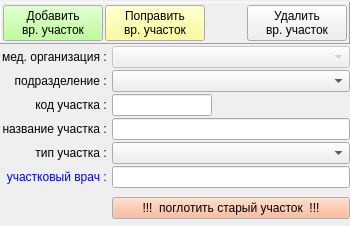
                     <widget class="QFrame" name="pan_attr_medsites">
                      <property name="minimumSize">
                       <size>
                        <width>320</width>
                        <height>0</height>
                       </size>
                      </property>
                      <property name="font">
                       <font>
                        <weight>50</weight>
                        <bold>false</bold>
                       </font>
                      </property>
                      <layout class="QFormLayout" name="formLayout_3">
                       <property name="fieldGrowthPolicy">
                        <enum>QFormLayout::AllNonFixedFieldsGrow</enum>
                       </property>
                       <property name="horizontalSpacing">
                        <number>2</number>
                       </property>
                       <property name="verticalSpacing">
                        <number>2</number>
                       </property>
                       <property name="leftMargin">
                        <number>0</number>
                       </property>
                       <property name="topMargin">
                        <number>2</number>
                       </property>
                       <property name="rightMargin">
                        <number>0</number>
                       </property>
                       <property name="bottomMargin">
                        <number>0</number>
                       </property>
                       <item row="1" column="0">
                        <widget class="QLabel" name="lab_is_head_7">
                         <property name="minimumSize">
                          <size>
                           <width>110</width>
                           <height>0</height>
                          </size>
                         </property>
                         <property name="maximumSize">
                          <size>
                           <width>110</width>
                           <height>16777215</height>
                          </size>
                         </property>
                         <property name="font">
                          <font>
                           <weight>50</weight>
                           <bold>false</bold>
                          </font>
                         </property>
                         <property name="text">
                          <string>мед. организация : </string>
                         </property>
                         <property name="alignment">
                          <set>Qt::AlignRight|Qt::AlignTrailing|Qt::AlignVCenter</set>
                         </property>
                        </widget>
                       </item>
                       <item row="1" column="1">
                        <widget class="QComboBox" name="combo_medsite_mo">
                         <property name="enabled">
                          <bool>false</bool>
                         </property>
                         <property name="font">
                          <font>
                           <weight>50</weight>
                           <bold>false</bold>
                          </font>
                         </property>
                         <property name="maxVisibleItems">
                          <number>50</number>
                         </property>
                        </widget>
                       </item>
                       <item row="2" column="0">
                        <widget class="QLabel" name="lab_is_head_5">
                         <property name="minimumSize">
                          <size>
                           <width>110</width>
                           <height>0</height>
                          </size>
                         </property>
                         <property name="maximumSize">
                          <size>
                           <width>110</width>
                           <height>16777215</height>
                          </size>
                         </property>
                         <property name="font">
                          <font>
                           <weight>50</weight>
                           <bold>false</bold>
                          </font>
                         </property>
                         <property name="text">
                          <string>подразделение : </string>
                         </property>
                         <property name="alignment">
                          <set>Qt::AlignRight|Qt::AlignTrailing|Qt::AlignVCenter</set>
                         </property>
                        </widget>
                       </item>
                       <item row="2" column="1">
                        <widget class="QComboBox" name="combo_medsite_mp">
                         <property name="enabled">
                          <bool>true</bool>
                         </property>
                         <property name="font">
                          <font>
                           <weight>50</weight>
                           <bold>false</bold>
                          </font>
                         </property>
                         <property name="maxVisibleItems">
                          <number>50</number>
                         </property>
                        </widget>
                       </item>
                       <item row="3" column="0">
                        <widget class="QLabel" name="label_34">
                         <property name="minimumSize">
                          <size>
                           <width>110</width>
                           <height>0</height>
                          </size>
                         </property>
                         <property name="maximumSize">
                          <size>
                           <width>110</width>
                           <height>16777215</height>
                          </size>
                         </property>
                         <property name="font">
                          <font>
                           <weight>50</weight>
                           <bold>false</bold>
                          </font>
                         </property>
                         <property name="text">
                          <string>код участка : </string>
                         </property>
                         <property name="alignment">
                          <set>Qt::AlignRight|Qt::AlignTrailing|Qt::AlignVCenter</set>
                         </property>
                        </widget>
                       </item>
                       <item row="3" column="1">
                        <widget class="QLineEdit" name="ln_medsite_code">
                         <property name="minimumSize">
                          <size>
                           <width>100</width>
                           <height>0</height>
                          </size>
                         </property>
                         <property name="maximumSize">
                          <size>
                           <width>100</width>
                           <height>16777215</height>
                          </size>
                         </property>
                         <property name="font">
                          <font>
                           <weight>50</weight>
                           <bold>false</bold>
                          </font>
                         </property>
                        </widget>
                       </item>
                       <item row="0" column="0" colspan="2">
                        <widget class="QFrame" name="pan_dn_medsites">
                         <property name="frameShape">
                          <enum>QFrame::Panel</enum>
                         </property>
                         <property name="frameShadow">
                          <enum>QFrame::Raised</enum>
                         </property>
                         <layout class="QHBoxLayout" name="horizontalLayout_11">
                          <property name="spacing">
                           <number>2</number>
                          </property>
                          <property name="leftMargin">
                           <number>2</number>
                          </property>
                          <property name="topMargin">
                           <number>2</number>
                          </property>
                          <property name="rightMargin">
                           <number>2</number>
                          </property>
                          <property name="bottomMargin">
                           <number>2</number>
                          </property>
                          <item>
                           <widget class="QPushButton" name="bn_add_medsite">
                            <property name="minimumSize">
                             <size>
                              <width>100</width>
                              <height>0</height>
                             </size>
                            </property>
                            <property name="palette">
                             <palette>
                              <active>
                               <colorrole role="Button">
                                <brush brushstyle="SolidPattern">
                                 <color alpha="255">
                                  <red>170</red>
                                  <green>255</green>
                                  <blue>127</blue>
                                 </color>
                                </brush>
                               </colorrole>
                              </active>
                              <inactive>
                               <colorrole role="Button">
                                <brush brushstyle="SolidPattern">
                                 <color alpha="255">
                                  <red>170</red>
                                  <green>255</green>
                                  <blue>127</blue>
                                 </color>
                                </brush>
                               </colorrole>
                              </inactive>
                              <disabled>
                               <colorrole role="Button">
                                <brush brushstyle="SolidPattern">
                                 <color alpha="255">
                                  <red>170</red>
                                  <green>255</green>
                                  <blue>127</blue>
                                 </color>
                                </brush>
                               </colorrole>
                              </disabled>
                             </palette>
                            </property>
                            <property name="font">
                             <font>
                              <weight>50</weight>
                              <bold>false</bold>
                             </font>
                            </property>
                            <property name="text">
                             <string>Добавить
 вр. участок </string>
                            </property>
                           </widget>
                          </item>
                          <item>
                           <widget class="QPushButton" name="bn_edit_medsite">
                            <property name="minimumSize">
                             <size>
                              <width>100</width>
                              <height>0</height>
                             </size>
                            </property>
                            <property name="palette">
                             <palette>
                              <active>
                               <colorrole role="Button">
                                <brush brushstyle="SolidPattern">
                                 <color alpha="255">
                                  <red>255</red>
                                  <green>255</green>
                                  <blue>127</blue>
                                 </color>
                                </brush>
                               </colorrole>
                              </active>
                              <inactive>
                               <colorrole role="Button">
                                <brush brushstyle="SolidPattern">
                                 <color alpha="255">
                                  <red>255</red>
                                  <green>255</green>
                                  <blue>127</blue>
                                 </color>
                                </brush>
                               </colorrole>
                              </inactive>
                              <disabled>
                               <colorrole role="Button">
                                <brush brushstyle="SolidPattern">
                                 <color alpha="255">
                                  <red>255</red>
                                  <green>255</green>
                                  <blue>127</blue>
                                 </color>
                                </brush>
                               </colorrole>
                              </disabled>
                             </palette>
                            </property>
                            <property name="font">
                             <font>
                              <weight>50</weight>
                              <bold>false</bold>
                             </font>
                            </property>
                            <property name="text">
                             <string>Поправить
 вр. участок </string>
                            </property>
                           </widget>
                          </item>
                          <item>
                           <spacer name="horizontalSpacer_9">
                            <property name="orientation">
                             <enum>Qt::Horizontal</enum>
                            </property>
                            <property name="sizeHint" stdset="0">
                             <size>
                              <width>40</width>
                              <height>20</height>
                             </size>
                            </property>
                           </spacer>
                          </item>
                          <item>
                           <widget class="QPushButton" name="bn_delete_medsite">
                            <property name="minimumSize">
                             <size>
                              <width>100</width>
                              <height>0</height>
                             </size>
                            </property>
                            <property name="font">
                             <font>
                              <weight>50</weight>
                              <bold>false</bold>
                             </font>
                            </property>
                            <property name="text">
                             <string>Удалить
 вр. участок </string>
                            </property>
                           </widget>
                          </item>
                         </layout>
                        </widget>
                       </item>
                       <item row="8" column="1">
                        <widget class="QPushButton" name="bn_consume_med_site">
                         <property name="palette">
                          <palette>
                           <active>
                            <colorrole role="Button">
                             <brush brushstyle="SolidPattern">
                              <color alpha="255">
                               <red>255</red>
                               <green>170</green>
                               <blue>127</blue>
                              </color>
                             </brush>
                            </colorrole>
                           </active>
                           <inactive>
                            <colorrole role="Button">
                             <brush brushstyle="SolidPattern">
                              <color alpha="255">
                               <red>255</red>
                               <green>170</green>
                               <blue>127</blue>
                              </color>
                             </brush>
                            </colorrole>
                           </inactive>
                           <disabled>
                            <colorrole role="Button">
                             <brush brushstyle="SolidPattern">
                              <color alpha="255">
                               <red>255</red>
                               <green>170</green>
                               <blue>127</blue>
                              </color>
                             </brush>
                            </colorrole>
                           </disabled>
                          </palette>
                         </property>
                         <property name="font">
                          <font>
                           <weight>50</weight>
                           <bold>false</bold>
                          </font>
                         </property>
                         <property name="text">
                          <string>!!!  поглотить старый участок  !!!</string>
                         </property>
                        </widget>
                       </item>
                       <item row="7" column="1">
                        <spacer name="verticalSpacer_3">
                         <property name="orientation">
                          <enum>Qt::Vertical</enum>
                         </property>
                         <property name="sizeHint" stdset="0">
                          <size>
                           <width>5</width>
                           <height>5</height>
                          </size>
                         </property>
                        </spacer>
                       </item>
                       <item row="9" column="1">
                        <spacer name="verticalSpacer_4">
                         <property name="orientation">
                          <enum>Qt::Vertical</enum>
                         </property>
                         <property name="sizeHint" stdset="0">
                          <size>
                           <width>5</width>
                           <height>5</height>
                          </size>
                         </property>
                        </spacer>
                       </item>
                       <item row="5" column="0">
                        <widget class="QLabel" name="lab_is_head_3">
                         <property name="minimumSize">
                          <size>
                           <width>110</width>
                           <height>0</height>
                          </size>
                         </property>
                         <property name="maximumSize">
                          <size>
                           <width>110</width>
                           <height>16777215</height>
                          </size>
                         </property>
                         <property name="font">
                          <font>
                           <weight>50</weight>
                           <bold>false</bold>
                          </font>
                         </property>
                         <property name="text">
                          <string>тип участка : </string>
                         </property>
                         <property name="alignment">
                          <set>Qt::AlignRight|Qt::AlignTrailing|Qt::AlignVCenter</set>
                         </property>
                        </widget>
                       </item>
                       <item row="6" column="0">
                        <widget class="QLabel" name="label_35">
                         <property name="minimumSize">
                          <size>
                           <width>110</width>
                           <height>0</height>
                          </size>
                         </property>
                         <property name="maximumSize">
                          <size>
                           <width>110</width>
                           <height>16777215</height>
                          </size>
                         </property>
                         <property name="palette">
                          <palette>
                           <active>
                            <colorrole role="WindowText">
                             <brush brushstyle="SolidPattern">
                              <color alpha="255">
                               <red>0</red>
                               <green>0</green>
                               <blue>255</blue>
                              </color>
                             </brush>
                            </colorrole>
                           </active>
                           <inactive>
                            <colorrole role="WindowText">
                             <brush brushstyle="SolidPattern">
                              <color alpha="255">
                               <red>0</red>
                               <green>0</green>
                               <blue>255</blue>
                              </color>
                             </brush>
                            </colorrole>
                           </inactive>
                           <disabled>
                            <colorrole role="WindowText">
                             <brush brushstyle="SolidPattern">
                              <color alpha="255">
                               <red>106</red>
                               <green>104</green>
                               <blue>100</blue>
                              </color>
                             </brush>
                            </colorrole>
                           </disabled>
                          </palette>
                         </property>
                         <property name="font">
                          <font>
                           <weight>50</weight>
                           <bold>false</bold>
                          </font>
                         </property>
                         <property name="text">
                          <string>участковый врач : </string>
                         </property>
                         <property name="alignment">
                          <set>Qt::AlignRight|Qt::AlignTrailing|Qt::AlignVCenter</set>
                         </property>
                        </widget>
                       </item>
                       <item row="6" column="1">
                        <widget class="QLineEdit" name="ln_medsite_mt">
                         <property name="palette">
                          <palette>
                           <active>
                            <colorrole role="Text">
                             <brush brushstyle="SolidPattern">
                              <color alpha="255">
                               <red>0</red>
                               <green>0</green>
                               <blue>255</blue>
                              </color>
                             </brush>
                            </colorrole>
                           </active>
                           <inactive>
                            <colorrole role="Text">
                             <brush brushstyle="SolidPattern">
                              <color alpha="255">
                               <red>0</red>
                               <green>0</green>
                               <blue>255</blue>
                              </color>
                             </brush>
                            </colorrole>
                           </inactive>
                           <disabled>
                            <colorrole role="Text">
                             <brush brushstyle="SolidPattern">
                              <color alpha="255">
                               <red>106</red>
                               <green>104</green>
                               <blue>100</blue>
                              </color>
                             </brush>
                            </colorrole>
                           </disabled>
                          </palette>
                         </property>
                         <property name="font">
                          <font>
                           <weight>50</weight>
                           <bold>false</bold>
                          </font>
                         </property>
                         <property name="readOnly">
                          <bool>true</bool>
                         </property>
                        </widget>
                       </item>
                       <item row="5" column="1">
                        <widget class="QComboBox" name="combo_medsite_type">
                         <property name="enabled">
                          <bool>true</bool>
                         </property>
                         <property name="font">
                          <font>
                           <weight>50</weight>
                           <bold>false</bold>
                          </font>
                         </property>
                         <property name="maxVisibleItems">
                          <number>50</number>
                         </property>
                        </widget>
                       </item>
                       <item row="4" column="0">
                        <widget class="QLabel" name="label_46">
                         <property name="minimumSize">
                          <size>
                           <width>110</width>
                           <height>0</height>
                          </size>
                         </property>
                         <property name="maximumSize">
                          <size>
                           <width>110</width>
                           <height>16777215</height>
                          </size>
                         </property>
                         <property name="font">
                          <font>
                           <weight>50</weight>
                           <bold>false</bold>
                          </font>
                         </property>
                         <property name="text">
                          <string>название участка : </string>
                         </property>
                         <property name="alignment">
                          <set>Qt::AlignRight|Qt::AlignTrailing|Qt::AlignVCenter</set>
                         </property>
                        </widget>
                       </item>
                       <item row="4" column="1">
                        <widget class="QLineEdit" name="ln_medsite_name">
                         <property name="font">
                          <font>
                           <weight>50</weight>
                           <bold>false</bold>
                          </font>
                         </property>
                        </widget>
                       </item>
                      </layout>
                     </widget>
